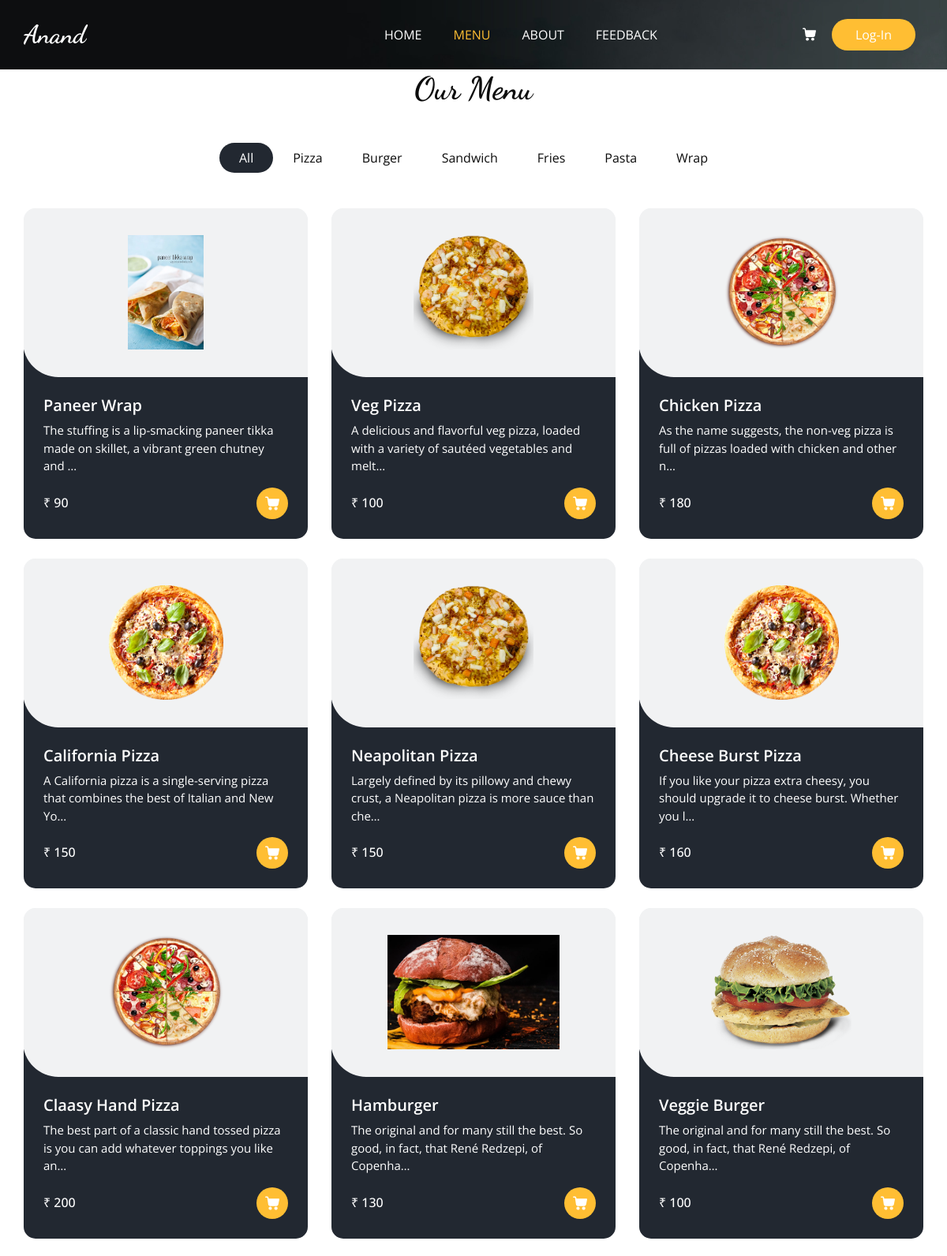
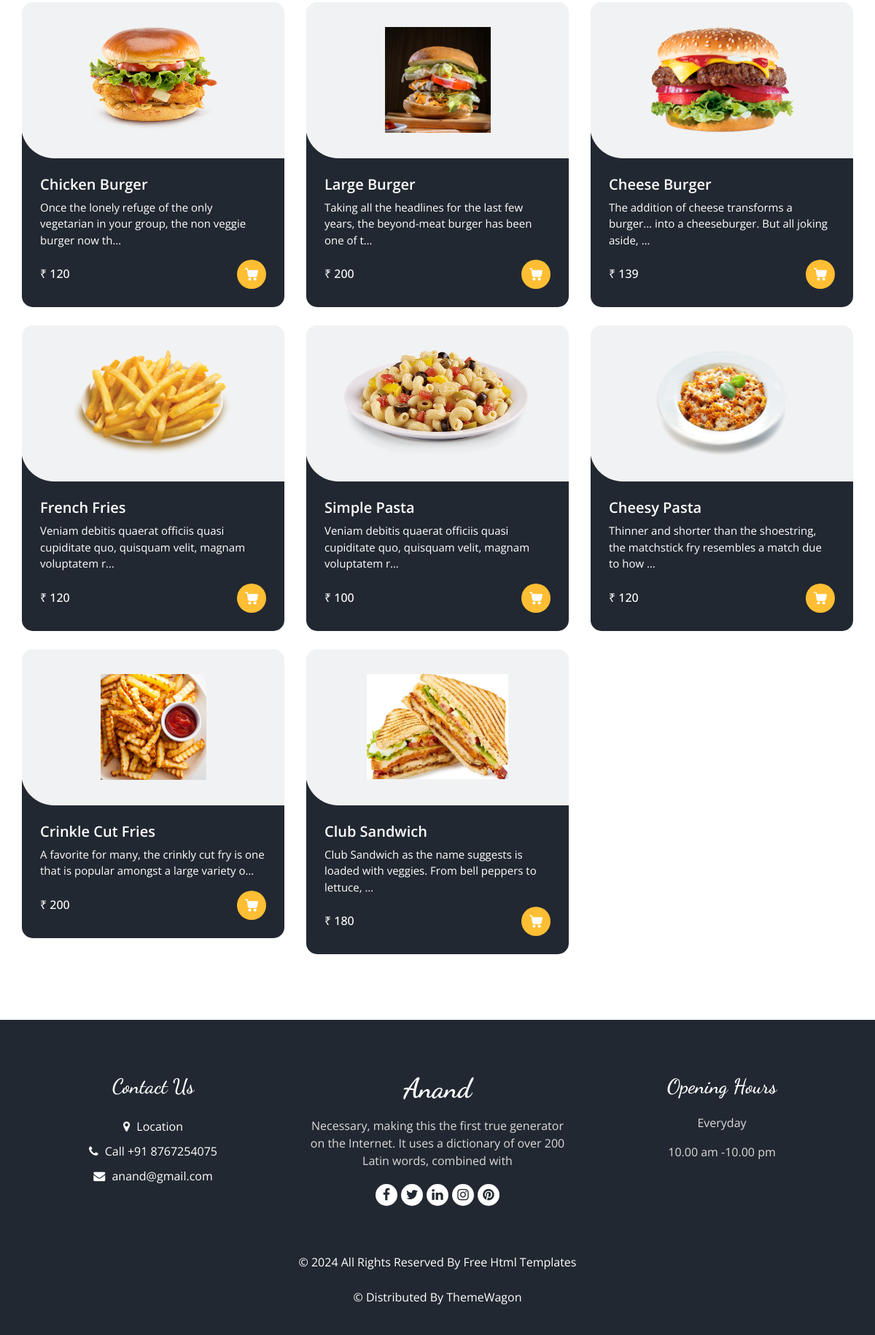
The app's page /menu/ with its own data (2 pictures, top to bottom).
### Product/models.py (models this page shows, shortened)
class Itemlist(models.Model):
    category_name = models.CharField(max_length=25)
    def __str__(self):
        return self.category_name

class Items(models.Model):
    item_name = models.CharField(max_length=25)
    description = models.TextField(blank=False)
    price = models.IntegerField(default=100)
    category = models.ForeignKey(Itemlist , related_name='category',on_delete=models.CASCADE)
    image = models.ImageField(upload_to='Items/')

### Product/views.py (the view)
# urls.py: path('menu/', Menu , name='Menu'),
def Menu(request):
    items = Items.objects.all()
    category = Itemlist.objects.all()
    return render(request, 'menu.html' , {'items': items , 'category' : category})

### Templates/menu.html (shortened to what this page needs)
{% extends "base.html" %}
{% block menu %}active{% endblock menu %}
{% block class %}
class = "sub_page"
{% endblock class %}
{% block main %}
  <section class="food_section layout_padding-bottom">
    <div class="container">
      <div class="heading_container heading_center">
        <h2>
          Our Menu
        </h2>
      </div>
      <ul class="filters_menu">
        <li class="active" data-filter="*">All</li>
        {% for i in category %}
        <li data-filter=".{{i.category_name}}">{{i.category_name}}</li>
        {% endfor %}
      </ul>
      <div class="filters-content">
        <div class="row grid">
          {% for i in items %}
          <div class="col-sm-6 col-lg-4 all {{i.category}}">
            <div class="box">
              <div>
                <div class="img-box">
                  <img src=/media/{{i.image}} alt="">
                </div>
                <div class="detail-box">
                  <h5>
                    {{i.item_name}}
                  </h5>
                  <p>
                    {{i.description|truncatechars:90}}
                  </p>
                  <div class="options">
                    <h6>
                      ₹ {{i.price}}
                    </h6>
                    <a href="">
                    </a>
                  </div>
                </div>
              </div>
            </div>
          </div>
          {% endfor %}
        </div>
      </div>
    </div>
  </section>
{% endblock main %}

### Templates/base.html (shortened to what this page needs)
<!DOCTYPE html>
<html>
{% load static %}
<head>
  <link rel="stylesheet" type="text/css" href='{% static "css/bootstrap.css" %}' />
  <link rel="stylesheet" type="text/css" href="https://cdnjs.cloudflare.com/ajax/libs/OwlCarousel2/2.3.4/assets/owl.carousel.min.css" />
  <link rel="stylesheet" href="https://cdnjs.cloudflare.com/ajax/libs/jquery-nice-select/1.1.0/css/nice-select.min.css" />
  <link href='{% static "css/font-awesome.min.css" %}' rel="stylesheet" />
  <link href='{% static "css/style.css" %}' rel="stylesheet" />
  <link href='{% static "css/responsive.css" %}' rel="stylesheet" />
</head>
<body {% block class %}{% endblock class %}>
  <div class="hero_area">
    <div class="bg-box">
      <img src='{% static "images/hero-bg.jpg" %}' alt="">
    </div>
    <header class="header_section">
      <div class="container">
        <nav class="navbar navbar-expand-lg custom_nav-container ">
          <a class="navbar-brand" href="{% url 'Homepage' %}">
            <span>
              Anand
            </span>
          </a>
          <div class="collapse navbar-collapse" id="navbarSupportedContent">
            <ul class="navbar-nav  mx-auto ">
              <li class="nav-item  {% block home %}{% endblock home %}">
                <a class="nav-link" href="{% url 'Homepage' %}">Home <span class="sr-only">(current)</span></a>
              </li>
              <li class="nav-item {% block menu %}{% endblock menu %}">
                <a class="nav-link" href="{% url 'Menu' %}">Menu</a>
              </li>
              <li class="nav-item  {% block about %}{% endblock about %}">
                <a class="nav-link" href="{% url 'About_us' %}">About</a>
              </li>
              <li class="nav-item {% block feedback %}{% endblock feedback %} ">
                <a class="nav-link" href="{% url 'FeedBack' %}">Feedback</a>
              </li>
            </ul>
            <div class="user_option">
              <a class="cart_link" href="#">
              </a>
              {% if request.user.is_authenticated %}
              <a href="/logout/" class="order_online">
                Log-Out
              </a>
              {% else %}
              <a href="/login/" class="order_online">
                Log-In
              </a>
              {% endif %}
            </div>
          </div>
        </nav>
      </div>
    </header>
</div>
{% block main %} {% endblock main %}
  <footer class="footer_section">
    <div class="container">
      <div class="row">
        <div class="col-md-4 footer-col">
          <div class="footer_contact">
            <h4>
              Contact Us
            </h4>
            <div class="contact_link_box">
              <a href="https://maps.app.goo.gl/8tR8rxj5SmhV5uVaA">
                <i class="fa fa-map-marker" aria-hidden="true"></i>
                <span>
                  Location
                </span>
              </a>
              <a href="">
                <i class="fa fa-phone" aria-hidden="true"></i>
                <span>
                  Call +91 8767254075
                </span>
              </a>
              <a href="">
                <i class="fa fa-envelope" aria-hidden="true"></i>
                <span>
                  anand@gmail.com
                </span>
              </a>
            </div>
          </div>
        </div>
        <div class="col-md-4 footer-col">
          <div class="footer_detail">
            <a href="/" class="footer-logo">
              Anand
            </a>
            <p>
              Necessary, making this the first true generator on the Internet. It uses a dictionary of over 200 Latin words, combined with
            </p>
            <div class="footer_social">
              <a href="">
                <i class="fa fa-facebook" aria-hidden="true"></i>
              </a>
              <a href="">
                <i class="fa fa-twitter" aria-hidden="true"></i>
              </a>
              <a href="">
                <i class="fa fa-linkedin" aria-hidden="true"></i>
              </a>
              <a href="">
                <i class="fa fa-instagram" aria-hidden="true"></i>
              </a>
              <a href="">
                <i class="fa fa-pinterest" aria-hidden="true"></i>
              </a>
            </div>
          </div>
        </div>
        <div class="col-md-4 footer-col">
          <h4>
            Opening Hours
          </h4>
          <p>
            Everyday
          </p>
          <p>
            10.00 am -10.00 pm
          </p>
        </div>
      </div>
      <div class="footer-info">
        <p>
          &copy; <span id="displayYear"></span> All Rights Reserved By
          <a href="https://html.design/">Free Html Templates</a><br><br>
          &copy;  Distributed By
          <a href="https://themewagon.com/" target="_blank">ThemeWagon</a>
        </p>
      </div>
    </div>
  </footer>
</body>
</html>

### Static/css/responsive.css (style rules this page uses)
@media (min-width: 1200px) { .container { max-width: 1170px; } }

### records on screen
Itemlist: category_name "Pizza"
Itemlist: category_name "Burger"
Itemlist: category_name "Sandwich"
Itemlist: category_name "Fries"
Itemlist: category_name "Pasta"
Itemlist: category_name "Wrap"
Items: image (picture), item_name "Paneer Wrap", description "The stuffing is a lip-smacking paneer tikka made on skillet, a vibrant green chutney and …", price "90"
Items: image (picture), item_name "Veg Pizza", description "A delicious and flavorful veg pizza, loaded with a variety of sautéed vegetables and melt…", price "100"
Items: image (picture), item_name "Chicken Pizza", description "As the name suggests, the non-veg pizza is full of pizzas loaded with chicken and other n…", price "180"
Items: image (picture), item_name "California Pizza", description "A California pizza is a single-serving pizza that combines the best of Italian and New Yo…", price "150"
Items: image (picture), item_name "Neapolitan Pizza", description "Largely defined by its pillowy and chewy crust, a Neapolitan pizza is more sauce than che…", price "150"
Items: image (picture), item_name "Cheese Burst Pizza", description "If you like your pizza extra cheesy, you should upgrade it to cheese burst. Whether you l…", price "160"
Items: image (picture), item_name "Claasy Hand Pizza", description "The best part of a classic hand tossed pizza is you can add whatever toppings you like an…", price "200"
Items: image (picture), item_name "Hamburger", description "The original and for many still the best. So good, in fact, that René Redzepi, of Copenha…", price "130"
Items: image (picture), item_name "Veggie Burger", description "The original and for many still the best. So good, in fact, that René Redzepi, of Copenha…", price "100"
Items: image (picture), item_name "Chicken Burger", description "Once the lonely refuge of the only vegetarian in your group, the non veggie burger now th…", price "120"
Items: image (picture), item_name "Large Burger", description "Taking all the headlines for the last few years, the beyond-meat burger has been one of t…", price "200"
Items: image (picture), item_name "Cheese Burger", description "The addition of cheese transforms a burger... into a cheeseburger. But all joking aside, …", price "139"
Items: image (picture), item_name "French Fries", description "Veniam debitis quaerat officiis quasi cupiditate quo, quisquam velit, magnam voluptatem r…", price "120"
Items: image (picture), item_name "Simple Pasta", description "Veniam debitis quaerat officiis quasi cupiditate quo, quisquam velit, magnam voluptatem r…", price "100"
Items: image (picture), item_name "Cheesy Pasta", description "Thinner and shorter than the shoestring, the matchstick fry resembles a match due to how …", price "120"
Items: image (picture), item_name "Crinkle Cut Fries", description "A favorite for many, the crinkly cut fry is one that is popular amongst a large variety o…", price "200"
Items: image (picture), item_name "Club Sandwich", description "Club Sandwich as the name suggests is loaded with veggies. From bell peppers to lettuce, …", price "180"
